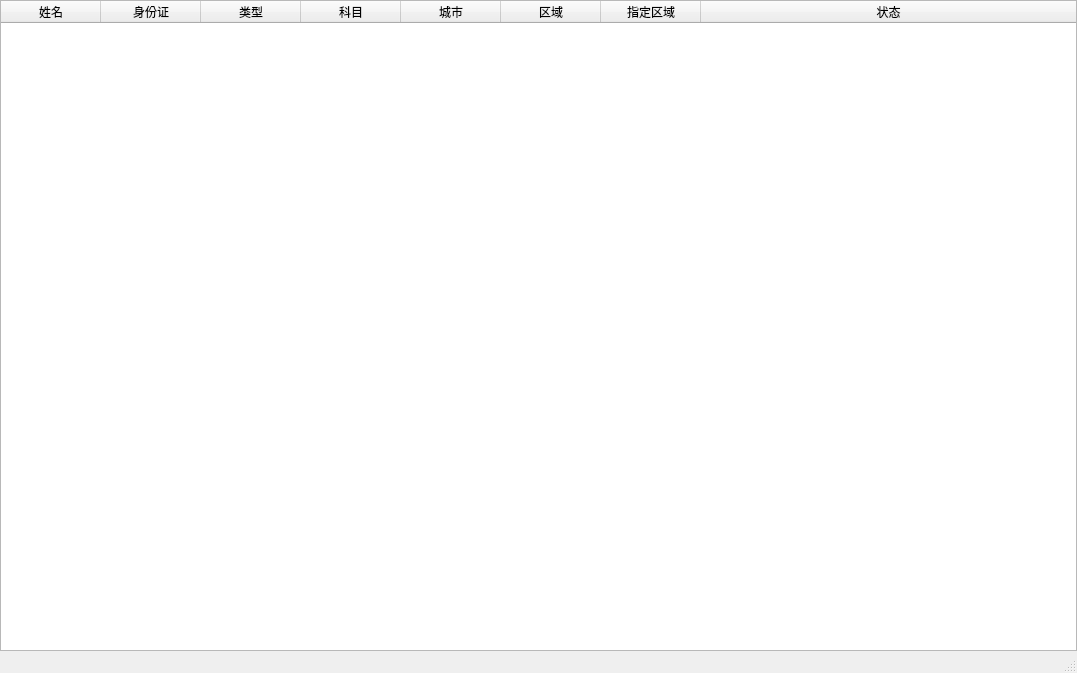
<?xml version="1.0" encoding="UTF-8"?>
<ui version="4.0">
 <class>MainWindow</class>
 <widget class="QMainWindow" name="MainWindow">
  <property name="geometry">
   <rect>
    <x>0</x>
    <y>0</y>
    <width>1077</width>
    <height>673</height>
   </rect>
  </property>
  <property name="windowTitle">
   <string>MainWindow</string>
  </property>
  <widget class="QWidget" name="centralwidget">
   <layout class="QHBoxLayout" name="horizontalLayout">
    <property name="spacing">
     <number>0</number>
    </property>
    <property name="leftMargin">
     <number>0</number>
    </property>
    <property name="topMargin">
     <number>0</number>
    </property>
    <property name="rightMargin">
     <number>0</number>
    </property>
    <property name="bottomMargin">
     <number>0</number>
    </property>
    <item>
     <widget class="QTableWidget" name="tableWidget">
      <property name="font">
       <font>
        <family>微软雅黑</family>
       </font>
      </property>
      <property name="editTriggers">
       <set>QAbstractItemView::NoEditTriggers</set>
      </property>
      <property name="alternatingRowColors">
       <bool>true</bool>
      </property>
      <property name="selectionMode">
       <enum>QAbstractItemView::SingleSelection</enum>
      </property>
      <property name="selectionBehavior">
       <enum>QAbstractItemView::SelectRows</enum>
      </property>
      <property name="verticalScrollMode">
       <enum>QAbstractItemView::ScrollPerPixel</enum>
      </property>
      <attribute name="horizontalHeaderStretchLastSection">
       <bool>true</bool>
      </attribute>
      <column>
       <property name="text">
        <string>姓名</string>
       </property>
      </column>
      <column>
       <property name="text">
        <string>身份证</string>
       </property>
      </column>
      <column>
       <property name="text">
        <string>类型</string>
       </property>
      </column>
      <column>
       <property name="text">
        <string>科目</string>
       </property>
      </column>
      <column>
       <property name="text">
        <string>城市</string>
       </property>
      </column>
      <column>
       <property name="text">
        <string>区域</string>
       </property>
      </column>
      <column>
       <property name="text">
        <string>指定区域</string>
       </property>
       <property name="toolTip">
        <string extracomment="是否在指定区域"/>
       </property>
      </column>
      <column>
       <property name="text">
        <string>状态</string>
       </property>
      </column>
     </widget>
    </item>
   </layout>
  </widget>
  <widget class="QStatusBar" name="statusBar"/>
  <action name="actionjiazai">
   <property name="text">
    <string>加载Excel数据集</string>
   </property>
  </action>
  <action name="actionbaocun">
   <property name="text">
    <string>下载Excel数据模板</string>
   </property>
  </action>
  <action name="actiontuichu">
   <property name="text">
    <string>退出</string>
   </property>
  </action>
  <action name="action">
   <property name="text">
    <string>关于</string>
   </property>
  </action>
 </widget>
 <resources/>
 <connections/>
 <slots>
  <slot>options(bool)</slot>
  <slot>noOptions(bool)</slot>
  <slot>click_open_excel()</slot>
  <slot>click_excel_data_back()</slot>
  <slot>click_excel_data_next()</slot>
  <slot>click_excel_template()</slot>
  <slot>tab_item_chaged()</slot>
  <slot>table_item_chaged()</slot>
  <slot>item_selection_changed()</slot>
 </slots>
</ui>
